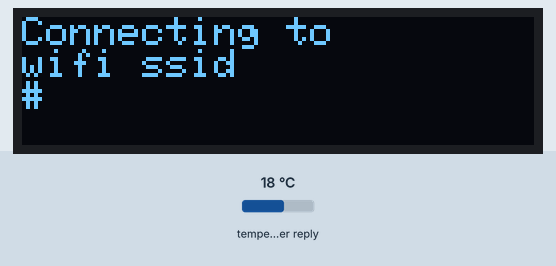
A sketch run on a simulated ESP8266 (NodeMCU). Parts: 128×32 one-colour display. The test bench sets the inputs (shaded band); at power-on: temperature in the weather reply 18 °C. WiFi joins after 1.5 s; servers stay silent unless stated; the display library's start-up logo is not drawn; network time is answered at once with the bench clock; the local clock reads 2024-03-15 10:24:30 at power-on unless the sketch sets it; web services answer with replies made up by the test bench.

Above: at 1.6 s.
At 2.1 s:
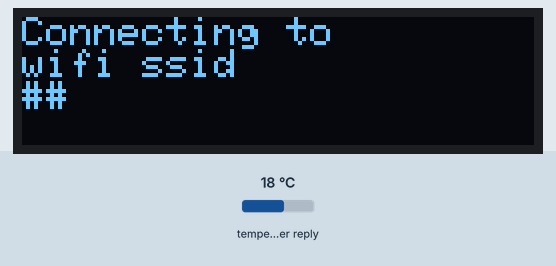
At 2.7 s:
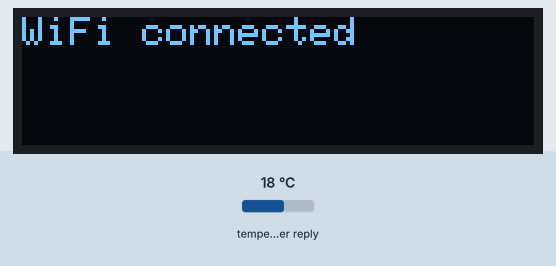
At 3.7 s:
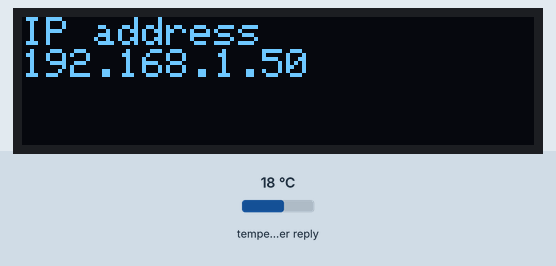
At 5.0 s:
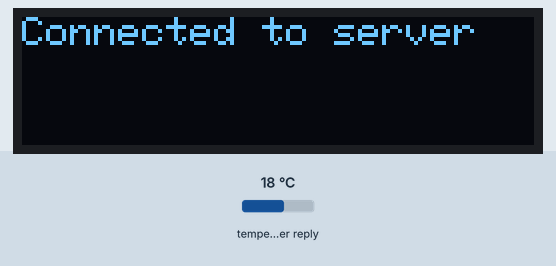
At 7.1 s:
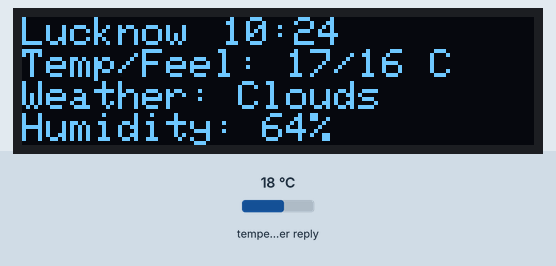

The sketch:

weather_display.ino
```cpp
#include <ArduinoJson.h>
#include <splash.h>
#include <Adafruit_SSD1306.h>
#include <ESP8266WiFi.h>
#ifndef STASSID
#define STASSID "wifi ssid"
#define STAPSK "wifi password"
#endif
#include <WiFiClientSecure.h>

const char* ssid = STASSID;
const char* password = STAPSK;

//setting up the dispaly
#include <SPI.h>
#include <Wire.h>
#include <Adafruit_GFX.h>
#include <Adafruit_SSD1306.h>
#include <NTPClient.h>
#include <WiFiUdp.h>

  // Define the NTP server
const char* ntpServer = "pool.ntp.org";  // Use a public NTP server
const long  gmtOffset_sec = 19800;       // GMT+5:30 (India)
const int   daylightOffset_sec = 0;      // India does not observe DST

WiFiUDP ntpUDP;
NTPClient timeClient(ntpUDP, ntpServer, gmtOffset_sec, daylightOffset_sec);


#if defined(ESP8266)
#define BUTTON_A  0
#define BUTTON_B 16
#define BUTTON_C  2
#define WIRE Wire
#elif defined(ESP32)
#define BUTTON_A 15
#define BUTTON_B 32
#define BUTTON_C 14
#define WIRE Wire
#else // 32u4, M0, M4, nrf52840 and 328p
#define BUTTON_A  9
#define BUTTON_B  6
#define BUTTON_C  5
#define WIRE Wire
#endif

Adafruit_SSD1306 display = Adafruit_SSD1306(128, 32, &WIRE);

const char* host = "api.openweathermap.org";
const int httpsPort = 443;

// SHA1 fingerprint for api.openweathermap.org for https connection
//get it by running the following command in terminal:
// openssl s_client -connect api.openweathermap.org:443 -servername api.openweathermap.org
// and copy the fingerprint from the output
const char fingerprint[] = "fingerprint";

String url = "/data/2.5/weather?q=Lucknow&appid=API_key";


// Create an instance of the server
// specify the port to listen on as an argument

void clearDisplay() {
  display.clearDisplay();
  display.setCursor(0, 0);
  display.display();
}

void printToDisplay(const String& message) {
  clearDisplay();
  display.print(message);
  display.display();
}

void wifiConnect(char* ssid, char* pass) {
  //initilaising the connection

  //going in station mode
  WiFi.mode(WIFI_STA);

  //initialising the connection
  WiFi.begin(ssid, password);


  //printing the connection status on the display
  display.clearDisplay();
  display.setCursor(0, 0);
  display.print(F("Connecting to \n"));
  display.print(ssid);
  display.display();


  //busy wait and printing the dots on the display
  display.print("\n");
  int dotCount = 0;
  while (WiFi.status() != WL_CONNECTED) {
    delay(500);
    display.print(F("#"));
    dotCount++;

    //dot clearance after passing the display width
    if (dotCount % 16 == 0) {
      display.print("\n");
      display.setCursor(0, 0);
    }
    display.display();

    if (dotCount * 2 >= display.height()) {
      // If the number of dots exceeds the display height, clear the display
      display.clearDisplay();
      display.setCursor(0, 0);
    }

    //timeout condition to prevent infinite loop
    if (dotCount >= 200) {
      break;
    }
  }

  //checking the connection status
  if (WiFi.status() != WL_CONNECTED) {
    printToDisplay(F("Connection failed \n"));
    display.display();
    return;
  } else {
    printToDisplay(F("WiFi connected \n"));
    delay(1000);
  }
}

void initDisplayText() {
  //starting the display output
  display.begin(SSD1306_SWITCHCAPVCC, 0x3C); // Address 0x3C for 128x32

  //initialising the display
  display.display();
  delay(1000);

  // Clear the buffer.
  display.clearDisplay();
  display.display();
  display.setTextSize(1);
  display.setTextColor(SSD1306_WHITE);
}


void setup() {
  Serial.begin(115200);

  initDisplayText();
  wifiConnect((char*)ssid, (char*)password);

  printToDisplay(F("IP address\n"));
  display.print(WiFi.localIP());
  display.display();
  delay(1000);
  clearDisplay();


  // Start the server
  WiFiClientSecure client;
  client.setFingerprint(fingerprint);
  timeClient.begin();
  //chcking the host
  if (!client.connect(host, httpsPort)) {
    display.print(F("Connection failed \n"));
    display.display();
    return;
  } else {
    printToDisplay(F("Connected to server \n"));
    delay(1000);
  }

  client.print(String("GET ") + url + " HTTP/1.1\r\n" +
               "Host: " + host + "\r\n" +
               "Connection: close\r\n\r\n");

  while (client.connected()) {
    String line = client.readStringUntil('\n');
    if (line == "\r") {
      break; // Headers received
    }
  }

  String response = client.readString();


  display.clearDisplay();
  display.setCursor(0, 0);
  //scrolling the response
  StaticJsonDocument<1024> doc;
  DeserializationError error = deserializeJson(doc, response);

  if (error) {
    display.print(F("Parse fail"));
    display.display();
    return;
  }

  const char* city = doc["name"];  // "London"
  float tempK = doc["main"]["temp"];  // in Kelvin
  int tempC = (int)(tempK - 273.15);  // Convert to Celsius
  const char* weather = doc["weather"][0]["main"];  // e.g. "Clear"
  int humidity = doc["main"]["humidity"];  // e.g. 81
  int feelLike = (int)((int)doc["main"]["feels_like"] - 273.15);  // Convert to Celsius
  const char* wind = doc["wind"]["speed"];  // e.g. 4.1 m/s
  const char* uvi = doc["uvi"];  // e.g. 0.0
  const char* description = doc["weather"][0]["description"];  // e.g. "clear sky"

  display.print(city);
  //udate cursor position
  display.setCursor(50, 0);
  display.print(timeClient.getFormattedTime());
  display.print("\nTemp/Feel: ");
  display.print(tempC);
  display.print("/");
  display.print(feelLike);
  display.print(" C\n");
  display.print("Weather: ");
  display.print(weather);
  display.print("\nHumidity: ");
  display.print(humidity);
  display.print("%\n");
  display.display();


  //   display.print(F("Response: \n"));
  //   for (int i = 0; i < response.length(); i += 16) {
  //       display.print(response.substring(i, i + 16));
  //       display.print("\n");
  //       display.display();
  //       delay(1000); // Adjust delay as needed for scrolling effect
  //       display.clearDisplay();
  //       display.setCursor(0,0);
  //   }
  ////  Print the IP address
  //  display.print(WiFi.localIP());
  //  display.display();
  //  display.setCursor(0, 0);

}

void loop() {
  // Update the time client
  if (timeClient.update()) {
    // Clear only the time area
    display.fillRect(50, 0, 80, 8, SSD1306_BLACK); // x, y, width, height, color

    // Set cursor to time position and print new time
    display.setCursor(50, 0);
    String hours = String(timeClient.getHours());
    String minutes = timeClient.getMinutes() < 10 ? "0" + String(timeClient.getMinutes()) : String(timeClient.getMinutes());
    display.print(hours + ":" + minutes);

    // Update display with just the changes
    display.display();
  }
  // For example, you could refresh the weather data periodically
  delay(10000); // Delay for 10 seconds before the next loop iteration
}
```

Measured:
- what the display in image 0 shows lasts 0.5 s, from 1.6 s to 2.1 s
- what the display in image 2 shows lasts 1.0 s, from 2.6 s to 3.6 s
- what the display in image 4 shows lasts 2.1 s, from 4.9 s to 7.0 s
- what the display in image 5 shows lasts 30.1 s, from 7.0 s to 37.1 s
